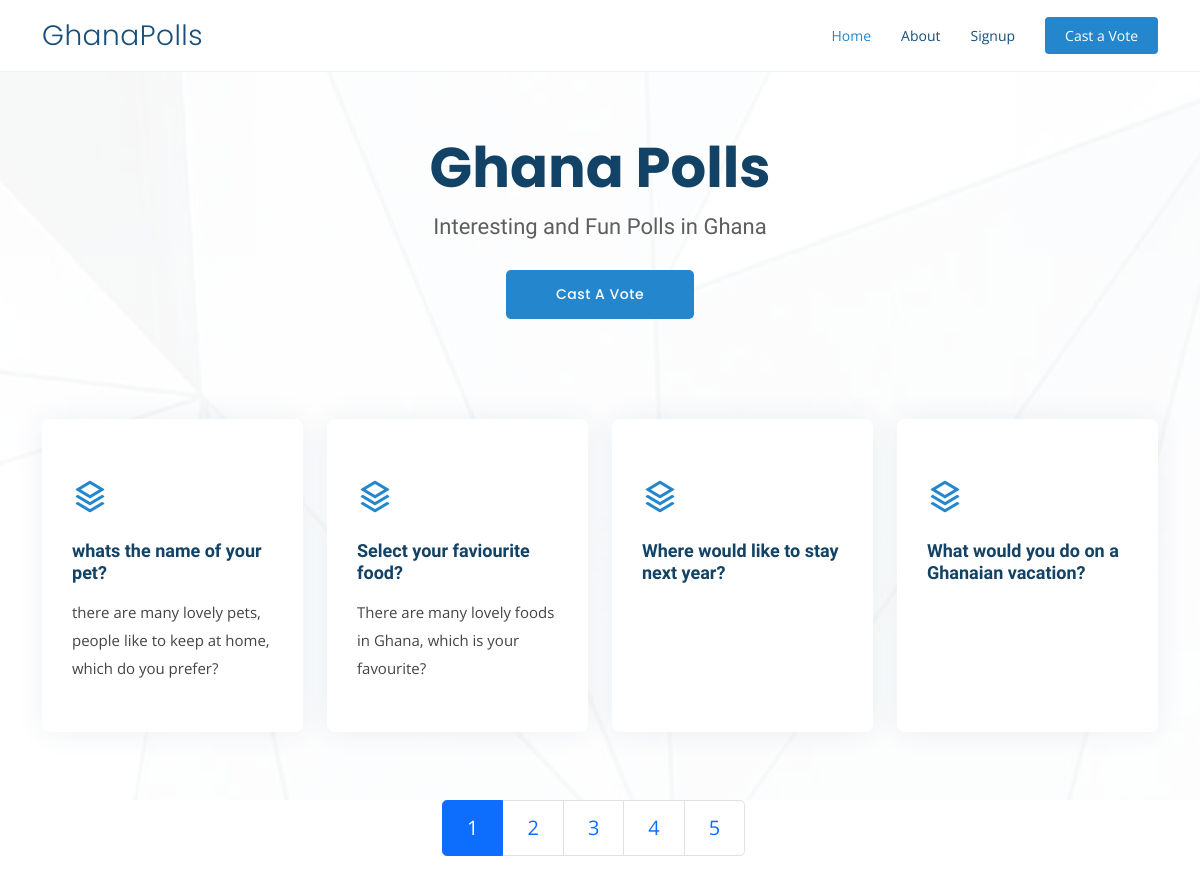
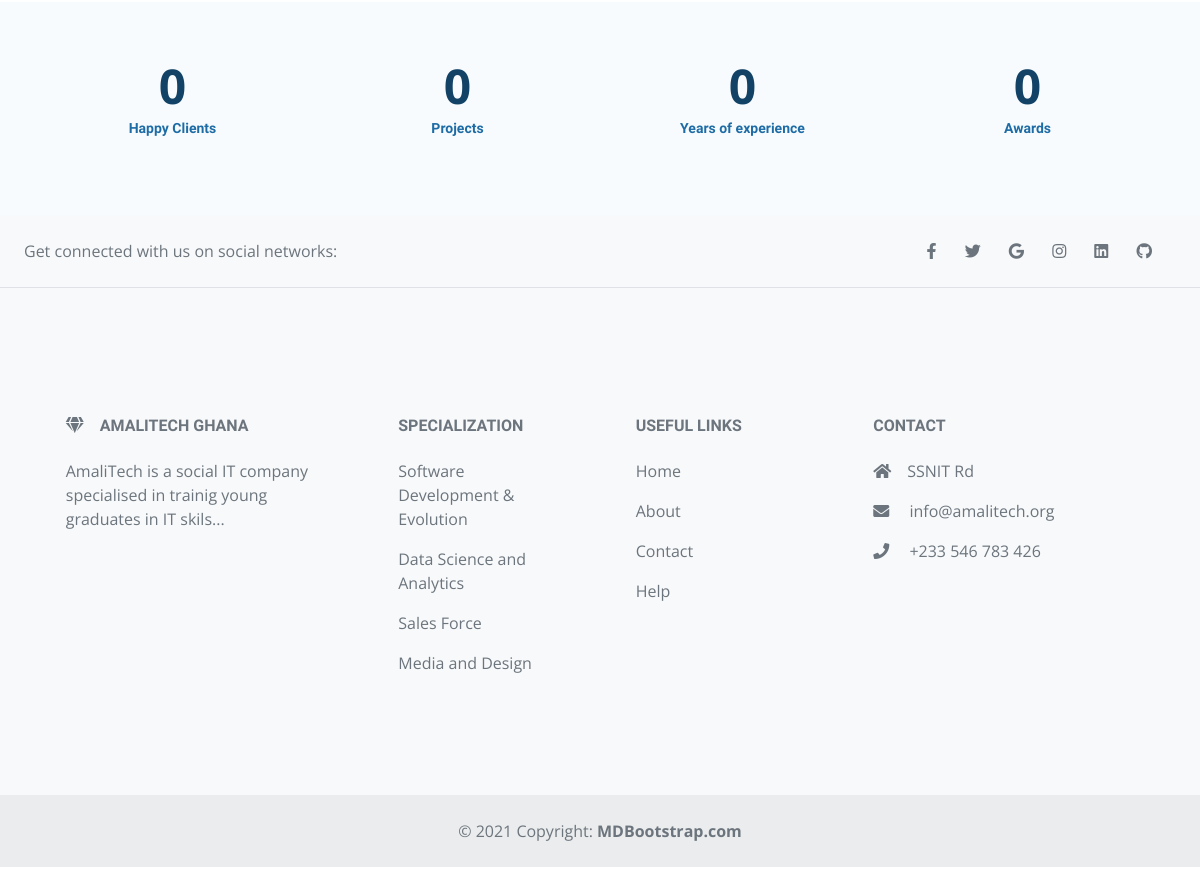
The page / on the database its author committed (2 pictures, top to bottom).
### polls/models.py (models this page shows, shortened)
class Question(models.Model):
    question_text = models.CharField(max_length=200)
    question_description = models.CharField(max_length = 1000, blank=True)
    pub_date = models.DateTimeField('date published')
    slug = models.SlugField(max_length=255, unique=False, null = True)
    class Meta:
        verbose_name_plural = 'Questions'
        ordering = ['-pub_date']

### polls/views.py (the view)
# urls.py: path('',views.pollhome, name = 'home'),
def pollhome(request):
    questions_list = Question.objects.all()[0:4]
    template = 'polls/home.html'
    context = {'questions':questions_list}
    return render(request,template,context)

### templates/polls/home.html (shortened to what this page needs)
<!DOCTYPE html>
{% extends "base.html" %}
{% block header %}
{% include 'header.html' %}
{% endblock%}

### templates/hero.html
{% load static %}
<section id="hero" class="d-flex align-items-center">
  <div class="container position-relative" data-aos="fade-up" data-aos-delay="100">
    <div class="row justify-content-center">
      <div class="col-xl-7 col-lg-9 text-center">
        <h1>Ghana Polls</h1>
        <h2>Interesting and Fun Polls in Ghana</h2>
      </div>
    </div>
    <div class="text-center">
      <a href="{% url 'polls:home' %}" class="btn-get-started scrollto">Cast A Vote</a>
    </div>
    <div class="row icon-boxes">
      {% for question in questions %}
      <div class="col-md-6 col-lg-3 d-flex align-items-stretch mb-5 mb-lg-0" data-aos="zoom-in" data-aos-delay="200">
        <div class="icon-box mb-3">
          <div class="icon"><i class="ri-stack-line"></i></div>
          <h4 class="title"><a href="{% url 'polls:detail' question.slug %}">{{ question.question_text }}</a></h4>
          <p class="description">{{question.question_description}}</p>
        </div>
      </div>
      {% endfor %}
    </div>
  </div>
</section>
<div class="container">
     <nav aria-label="...">
     <ul class="pagination pagination-lg"  style="margin-left: 400px">
       <li class="page-item active" aria-current="page">
         <span class="page-link">1</span>
       </li>
       <li class="page-item"><a class="page-link" href="#">2</a></li>
       <li class="page-item"><a class="page-link" href="#">3</a></li>
       <li class="page-item"><a class="page-link" href="#">4</a></li>
       <li class="page-item"><a class="page-link" href="#">5</a></li>
     </ul>
    </nav>
</div>

### static/assets/css/style.css (style rules this page uses)
body { font-family: "Open Sans", sans-serif; color: #444444; }
a { color: #2487ce; text-decoration: none; }
h1, h2, h3, h4, h5, h6 { font-family: "Raleway", sans-serif; }
#hero { width: 100%; height: 100vh; position: relative; background: url("../img/hero-bg.jpg") top center; background-size: cover; position: relative; }
#hero:before { content: ""; background: rgba(255, 255, 255, 0.8); position: absolute; bottom: 0; top: 0; left: 0; right: 0; }
#hero .container { padding-top: 80px; }
#hero h1 { margin: 0; font-size: 56px; font-weight: 700; line-height: 72px; color: #124265; font-family: "Poppins", sans-serif; }
#hero h2 { color: #5e5e5e; margin: 10px 0 0 0; font-size: 22px; }
#hero .btn-get-started { font-family: "Poppins", sans-serif; font-weight: 500; font-size: 14px; letter-spacing: 0.5px; display: inline-block; padding: 14px 50px; border-radius: 5px; transition: 0.5s; margin-top: 30px; color: #fff; background: #2487ce; }
#hero .icon-boxes { margin-top: 100px; }
#hero .icon-box { padding: 50px 30px; position: relative; overflow: hidden; background: #fff; box-shadow: 0 0 29px 0 rgba(18, 66, 101, 0.08); transition: all 0.3s ease-in-out; border-radius: 8px; z-index: 1; }
#hero .icon-box .title { font-weight: 700; margin-bottom: 15px; font-size: 18px; }
#hero .icon-box .title a { color: #124265; transition: 0.3s; }
#hero .icon-box .description { font-size: 15px; line-height: 28px; margin-bottom: 0; }
#hero .icon-box .icon { margin-bottom: 20px; padding-top: 10px; display: inline-block; transition: all 0.3s ease-in-out; font-size: 36px; line-height: 1; color: #2487ce; }
@media (min-width: 1024px) { #hero { background-attachment: fixed; } }
section { padding: 80px 0; overflow: hidden; }

### rows shown on the page
Question: question_text "whats the name of your pet?", question_description "there are many lovely pets, people like to keep at home, which do you prefer?"
Question: question_text "Select your faviourite food?", question_description "There are many lovely foods in Ghana, which is your favourite?"
Question: question_text "Where would like to stay next year?"
Question: question_text "What would you do on a Ghanaian vacation?"
